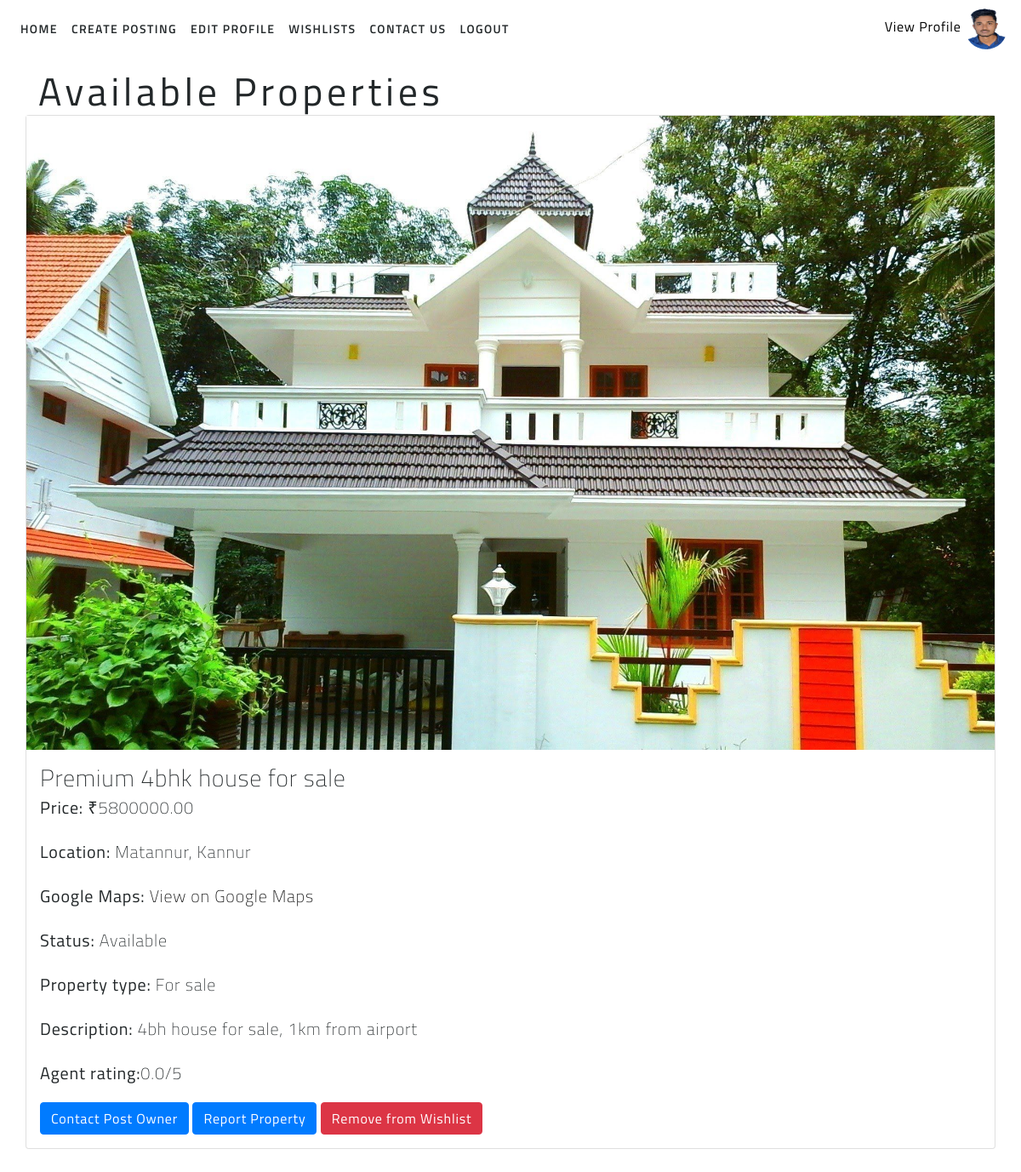
Page /userpanel/viewposting/11/ (signed in) on the committed database.
### adminpanel/models.py (models this page shows, shortened)
class Profile(models.Model):
    user=models.OneToOneField(User, on_delete=models.CASCADE)
    profile_image=models.ImageField(upload_to='profile_image/',default='profile_image/profile.png')
    user_bio=models.TextField(blank=True)
    phone=models.CharField(max_length=20)
    def average_rating(self):
        ratings = self.received_ratings.all()
        if ratings.exists():
            return sum(rating.value for rating in ratings) / ratings.count()
        return 0

class Property(models.Model):
    status_choices=[
        ('rent','Rent',),
        ('sale','Sale')
    ]
    property_status=[
        ('available','Available',),
        ('notavailable' ,'Not available'),
        ('sold','Sold')
    ]
    title=models.CharField(max_length=200)
    description=models.TextField()
    location=models.CharField(max_length=255)
    google = models.TextField()
    price=models.DecimalField(max_digits=10, decimal_places=2)
    property_type=models.CharField(max_length=20,choices=status_choices)
    status=models.CharField(max_length=15,choices=property_status,default='notavailable')
    images=models.ImageField(upload_to='property_images/')
    posted_by=models.ForeignKey(User,on_delete=models.CASCADE)
    created_at=models.DateTimeField(auto_now_add=True)
    updated_at=models.DateTimeField(auto_now=True)

### userpanel/views.py (the view)
# urls.py: path('viewposting/<int:property_id>/', viewposting, name='viewposting'),
@login_required
def viewposting(request,property_id):
    property=get_object_or_404(Property, id=property_id)
    profile=Profile.objects.get(user=request.user)
    is_wishlisted = Wishlist.objects.filter(user=request.user, property=property).exists()
    agent = property.posted_by.profile
    print(property.posted_by)  # Check the associated user
    print(property.posted_by.profile.id)  # Check the agent's profile ID
    print(f"Agent ID: {agent.id}")
    print(property.google)
    context={
        'property':property,
        'is_wishlisted':is_wishlisted,
        'agent':agent,
        'profile':profile
    }
    return render(request,'userpanel/viewposting.html',context)

### userpanel/templates/userpanel/viewposting.html (shortened to what this page needs)
{% extends 'userpanel/userbase.html' %}
{% load static %}
{% block content %}
<section id="properties">
    <div class="container">
        <h2>Available Properties</h2>
        <div class="row">
            <div class="card mb-3" style="width: 100%;">
                <img src="{{ property.images.url }}" alt="{{ property.title }}" class="img-fluid">
                <div class="property-details p-3">
                    <h3>{{ property.title }}</h3>
                    <p><strong>Price:</strong> ₹{{ property.price }}</p>
                    <p><strong>Location:</strong> {{ property.location }}</p>
                    <p><strong>Google Maps:</strong> <a href="{{ property.google }}" target="_blank" style="color: black;">View on Google Maps</a></p>
                    <p><strong>Status:</strong> {{ property.get_status_display }}</p>
                    <p><strong>Property type:</strong> For {{ property.property_type }}</p>
                    <p><strong>Description:</strong> {{ property.description }}</p>
                    <p><strong>Agent rating:</strong>{{ agent.average_rating|floatformat:1 }}/5</p>
                    <a href="{% url 'userpanel:agent' agent.id %}" class="btn btn-primary">Contact Post Owner</a>
                    <a href="{% url 'userpanel:property_detail' property.id %}" class="btn btn-primary">Report Property</a>
                    {% if is_wishlisted %}
                        <a href="{% url 'userpanel:remove_from_wishlist' property.id %}" class="btn btn-danger">Remove from Wishlist</a>
                    {% else %}
                        <a href="{% url 'userpanel:add_to_wishlist' property.id %}" class="btn btn-success">Add to Wishlist</a>
                    {% endif %}
                </div>
            </div>
        </div>
    </div>
</section>
{% endblock %}

### userpanel/templates/userpanel/userbase.html (shortened to what this page needs)
{% load static %}
<!doctype html>
<html lang="en">
<head>
  <link rel="stylesheet" href="https://stackpath.bootstrapcdn.com/bootstrap/4.3.1/css/bootstrap.min.css"
>
  <link rel="stylesheet" href="{% static 'assets/css/style.css' %}">
  <link href="https://unpkg.com/ionicons@4.5.5/dist/css/ionicons.min.css" rel="stylesheet">
</head>
<body>
  <nav class="navbar navbar-expand-lg fixed-top">
    <div class="collapse navbar-collapse" id="navbarSupportedContent">
      <ul class="navbar-nav mr-auto">
        {% if user.is_staff %}
        <li class="nav-item {% if request.resolver_match.url_name == 'userhome' %}active{% endif %}">
          <a class="nav-link" href="{% url 'adminpanel:adminhome' %}">Home</a>
        </li>
        {% else %}
        <li class="nav-item {% if request.resolver_match.url_name == 'userhome' %}active{% endif %}">
          <a class="nav-link" href="{% url 'userpanel:userhome' %}">Home</a>
        </li>
        {% endif %}
        <li class="nav-item">
          <a class="nav-link" href="{% url 'userpanel:payment_methods' %}">Create Posting</a>
        </li>
        {% if profile %}
        <li class="nav-item">
          <a class="nav-link" href="{% url 'userpanel:userprofile' user.id %}">Edit Profile</a>
        </li>
        {% else %}
        <li class="nav-item">
          <a class="nav-link" href="{% url 'userpanel:userprofile' user.id %}">Create Profile</a>
        </li>
        {% endif %}
        <li class="nav-item">
          <a class="nav-link" href="{% url 'userpanel:view_wishlist' %}">Wishlists</a>
        </li>
        <li class="nav-item">
          <a class="nav-link" href="https://wa.me/918138875720">Contact Us</a>
        </li>
        <li class="nav-item">
          <a class="nav-link" href="{% url 'userpanel:userlogout' %}">Logout</a>
        </li>
      </ul>
      <div class="avatar-sm">
        <a href="{% url 'userpanel:viewprofile' user.id %}" style="color: black;">View Profile</a>
        <img
          src="{{ profile.profile_image.url }}"
          alt="..."
          class="avatar-img rounded-circle"
          style="width: 50px; height: 50px;"
        />
</nav>
  {% block content %}{% endblock %}
</body>
</html>

### static/assets/css/style.css (style rules this page uses)
html { scroll-behavior: smooth; }
body { font-family: 'Titillium Web', sans-serif; font-size: 16px; font-weight: 400; letter-spacing: .05em; background-color: #ffffff; color: #ffffff; }
h1, h2, h3, h4, h5, h6 { font-weight: 200; margin-bottom: 0px; }
a { color: #ffffff; }
section { padding: 80px 0; }
.navbar { background-color: #ffffff; z-index: 9999; }
.nav-link { font-size: 14px; font-weight: 600; color: #222729; letter-spacing: .1em; text-transform: uppercase; }
#properties { color: #222729; }
#properties h2 { font-size: 46px; font-weight: 400; letter-spacing: .1em; }
#properties p { font-size: 20px; font-weight: 200; line-height: 1.8; }

### rows in the picture
Profile: profile_image (picture)
Property: images (picture), title "Premium 4bhk house for sale", price "5800000.00", location "Matannur, Kannur", status "Available", property_type "sale", description "4bh house for sale, 1km from airport"
Profile: average_rating "0.0"
